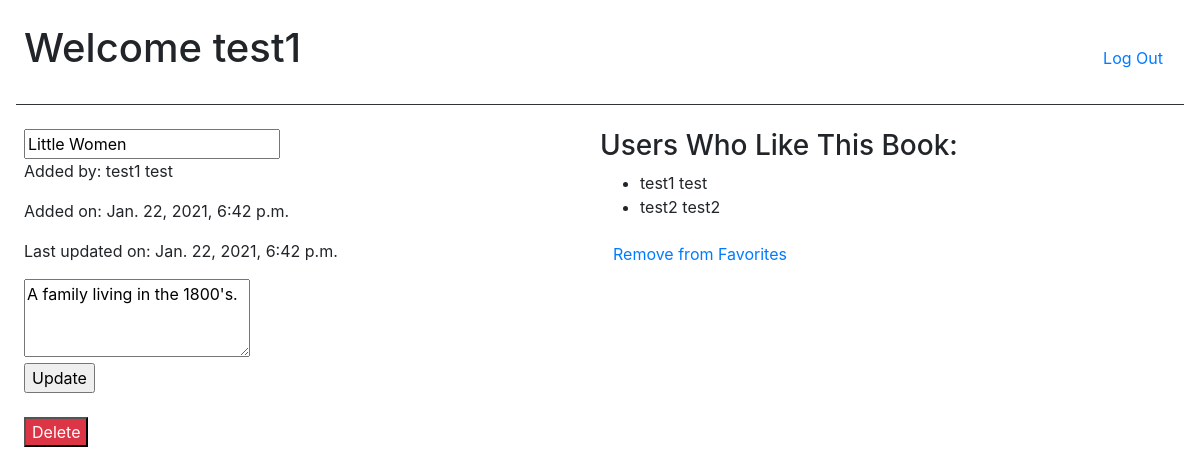
Page /books/3 (signed in) on the committed database.
### favorites/models.py (models this page shows)
class User(models.Model):
    first_name = models.CharField(max_length=255)
    last_name = models.CharField(max_length=255)
    email = models.EmailField()
    password = models.CharField(max_length=255)
    created_at = models.DateTimeField(auto_now_add=True)
    updated_at = models.DateTimeField(auto_now=True)
    objects = UserManager()

class Book(models.Model):
    title = models.CharField(max_length=255)
    desc = models.TextField()
    created_at = models.DateTimeField(auto_now_add=True)
    updated_at = models.DateTimeField(auto_now=True)
    uploaded_by = models.ForeignKey(User, related_name="books", on_delete=models.CASCADE)
    users_who_like = models.ManyToManyField(User, related_name="liked_books")
    objects = BookManager()

### favorites/views.py (the view)
# urls.py: path('books/<int:book_id>', views.book_details),
def book_details(request, book_id):
    if 'userid' in request.session:
        user = User.objects.filter(id=request.session['userid'])
        if user:
            context = {
                "user": user[0],
                "book": Book.objects.get(id=book_id),
            }
        return render(request, 'book_details.html', context)
    return redirect('/login')

### favorites/templates/book_details.html (shortened to what this page needs)
<!DOCTYPE html>
<html lang="en">
<head>
    <link rel="stylesheet" href="https://stackpath.bootstrapcdn.com/bootstrap/4.5.2/css/bootstrap.min.css"
>
</head>
<body class="p-3">
    <header class="d-flex p-2 align-items-baseline">
        <h1 class="mr-auto">Welcome {{ user.first_name}}</h1>
        <form action="/log_off" method="POST">
            <input class="btn btn-link" type="submit" name="log_off" value="Log Out">
        </form>
    </header>
    <hr class="bg-dark">
    <div class="d-flex p-2 justify-content-between">
        <div class="w-50">
            {% if book.uploaded_by.id == user.id %}
            <form action="/update_book" method="POST">
                <input type="text" value="{{ book.title }}" name="title">
                <p>Added by: {{ book.uploaded_by.first_name }} {{ book.uploaded_by.last_name }}</p>
                <p>Added on: {{ book.created_at }}</p>
                <p>Last updated on: {{ book.updated_at }}</p>
                <textarea name="desc" cols="20" rows="3">{{ book.desc }}</textarea>
                <br>
                <input type="submit" name="update" value="Update">
            </form>
            <br>
            <form action="/delete" method="POST">
                <input class="bg-danger text-white" type="submit" name="delete" value="Delete">
            </form>
            {% else %}
            <h3>{{ book.title }}</h3>
            <p>Added by: {{ book.uploaded_by.first_name }} {{ book.uploaded_by.last_name }}</p>
            <p>Added on: {{ book.created_at }}</p>
            <p>Last updated on: {{ book.updated_at }}</p>
            <p>Description: {{ book.desc }}</p>
            {% endif %}
        </div>
        <div class="w-50">
            <h3>Users Who Like This Book:</h3>
            <ul>
                {% for liked_user in book.users_who_like.all %}
                <li>{{ liked_user.first_name }} {{ liked_user.last_name }}</li>
                {% endfor %}
            </ul>
            {% if not user in book.users_who_like.all %}
            <form class="mt-0 mb-1" action="/add_favorite" method="POST">
                {% csrf_token %}
                <input type="hidden" name="book_id" value="{{ book.id }}">
                <input type="hidden" name="user_id" value="{{ user.id }}">
                <input class="btn btn-link" type="submit" name="add_fav" value="Add to Favorites">
            </form>
            {%elif user in book.users_who_like.all %}
            <form action="/remove_favorite" method="POST">
                <input class="btn btn-link" type="submit" name="add_fav" value="Remove from Favorites">
            </form>
            {% endif %}
        </div>
    </div>
</body>
</html>

### rows in the picture
User: first_name "test1", last_name "test"
Book: title "Little Women", uploaded_by.first_name "test1", uploaded_by.last_name "test", created_at "Jan. 22, 2021, 6:42 p.m.", updated_at "Jan. 22, 2021, 6:42 p.m.", desc "A family living in the 1800's."
User: first_name "test2", last_name "test2"
